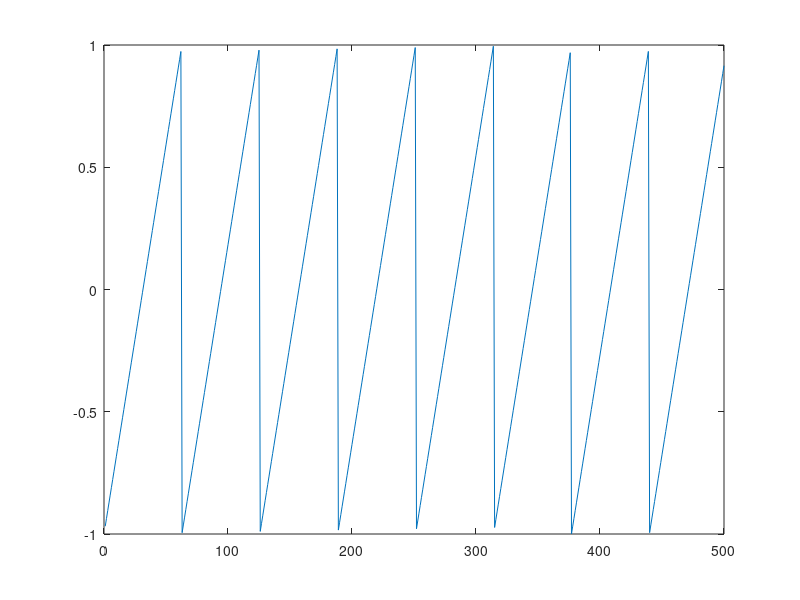
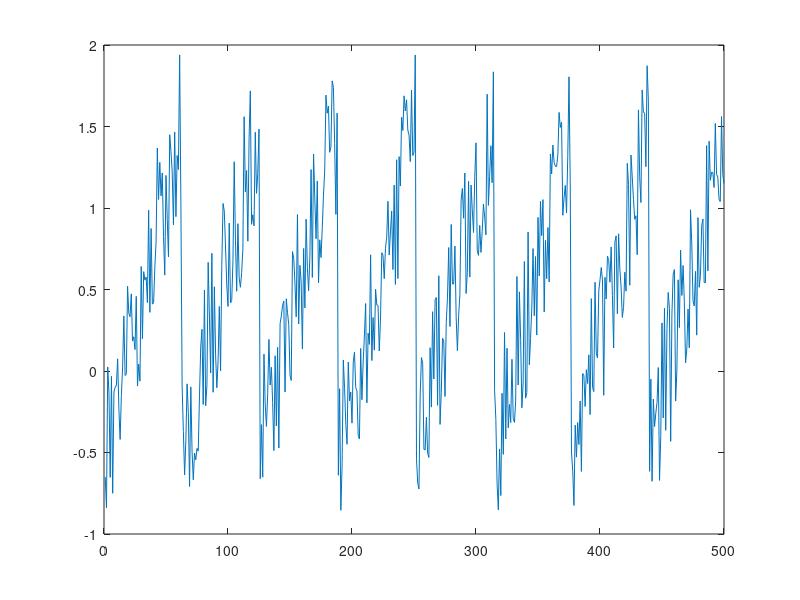
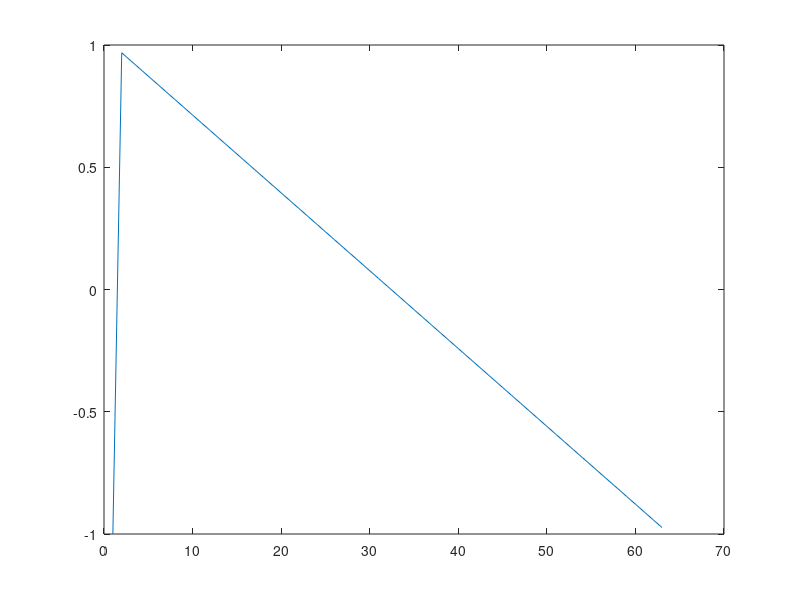
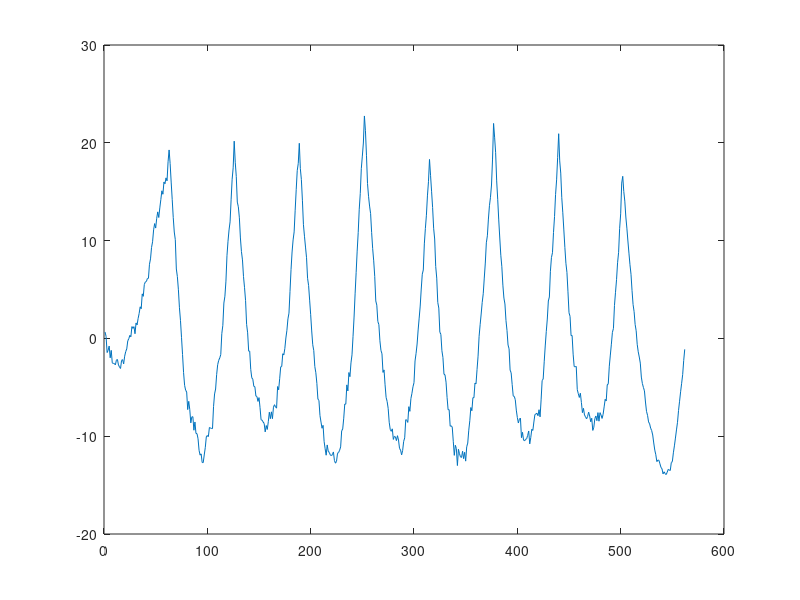

MATLAB code for these plots, in order:
close all
clear all
N = 10;
omega = 0.1;
t = 1 : 500;
x=sawtooth(omega*t)
%x=zeros(1,N);
%x(N/2)=1;
%x(N/5)=1;
x(400:300)=1;
x(700:200)=1;
figure;
plot(x);
x=x + rand(1, 500);
figure;
plot(x);

h = zeros (1 ,300);
t=0:2*pi/omega;
h=sawtooth(-omega*t)
figure;
plot(h);
y=conv(x,h);
figure;
plot(y);
